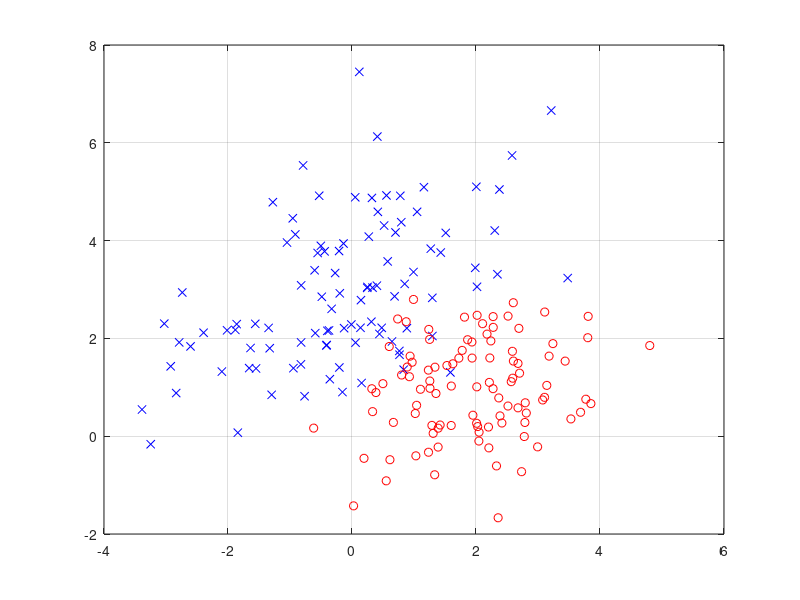

Here is the MATLAB script that generated this plot: (Note: this script raises an error after producing the figure.)
clear all;
%%%%%%%%% take 100 samples from each distribution
N = 100;
C1 = [2 1; 1 2];
C2 = [1 0; 0 1];
m1 = [0; 3];
m2 = [2; 1];
X1 = mvnrnd(m1,C1,N);
X2 = mvnrnd(m2,C2,N);
%%%%%%%%% plot the data points
figure(1),clf,
plot(X1(:,1),X1(:,2),'bx',X2(:,1),X2(:,2),'ro');
hold on;
grid on;
%%%%%%%%% add bias and create vector of classes
X11 = [X1,ones(N,1)];
X22 = [X2,ones(N,1)];
y = [-ones(N,1); ones(N,1)];
X = [X11; X22];
%%%%%%%% split our data into training and test sets
%ii = randperm(2*N);
%X_mix = X(ii,:);    %mixed Y
%y_mix = y(ii);      %mixed f
Xtr = X(1:160,:);
Xts = X(161:2*N,:);
ytr = y(1:160);
yts = y(161:2*N);

%%%%%%%% draw the quadratic boundary
MdlQuadratic = fitcdiscr(X,y,'DiscrimType','pseudoQuadratic');
MdlQuadratic.ClassNames([1 2])
K = MdlQuadratic.Coeffs(1,2).Const;
L = MdlQuadratic.Coeffs(1,2).Linear;
Q = MdlQuadratic.Coeffs(1,2).Quadratic;
f = @(x1,x2) K + L(1)*x1 + L(2)*x2 + Q(1,1)*x1.^2 + (Q(1,2)+Q(2,1))*x1.*x2 + Q(2,2)*x2.^2;
h2 = ezplot(f,[-5 5 -5 5]);
h2.Color = 'r';
h2.LineWidth = 2;
%title('Bayes Decision Boundary')
xlabel('Feature X(1)')
ylabel('Feature X(2)')

%%%%%%%% draw the posterior probability as a 3D graph
x_vals = linspace(-4, 4, 50);
y_vals = linspace(-4, 4, 50);
p =zeros(length(x_vals));
for i = 1:length(x_vals)
    for j = 1:length(y_vals)
        x= [x_vals(i);y_vals(j)];
        gau_1 = 1/(det(C1)^.5)*exp(-.5*(x - m1)'*C1^-1*(x - m1));
        gau_2 = 1/(det(C2)^.5)*exp(-.5*(x - m2)'*C2^-1*(x - m2));
        p(i,j) = 1/(1+exp(log(gau_2/gau_1)));
    end
end
figure(2), clf
z = 0.5*ones(length(X1));
plot3(X1(:,1), X1(:,2), z, 'bx', X2(:,1), X2(:,2), z, 'ro');
hold on
surf(x_vals, y_vals, p')
%colorbar
axis([-4 4 -4 4 0 1])
title('Posterior probability of class 1 P[\omega_1|x]')
xlabel('Feature X(1)')
ylabel('Feature X(2)')
zlabel('Posterior probability of class 1 P[\omega_1|x]')

%%%%%%%% train a feedforward neural network
net = feedforwardnet(20);
net = train(net, X', y');
output = net(X');

%%%%%%%% evaluate the network output on the regular grid
figure(3),clf,
x = linspace(1,200,200);
scatter(x,output,'m*');

%%%%%%% plot the neural network decision boundary
%perf = perform(net, y', output);
len = 300;
x_vals = linspace(-10, 10, len);
y_vals = linspace(-10, 10, len);
vals = zeros(length(x_vals)^2,2);
for i = 1:len
    for j = 1:len
%       vals(i,j) = x_vals(i)*y_vals(j);
        vals(((i-1)*len+j),1) = x_vals(i);
        vals(((i-1)*len+j),2) = x_vals(j);
        vals(((i-1)*len+j),3) = 1;
    end
end
boundary = net(vals');
boundary = reshape(boundary, [len, len]);

z = 0*ones(length(X1));
figure(4), clf
plot3(X1(:,1), X1(:,2), z, 'bx', X2(:,1), X2(:,2), z, 'ro');
hold on;
surf(x_vals, y_vals, sign(boundary));
xlabel('Feature X(1)')
ylabel('Feature X(2)')
